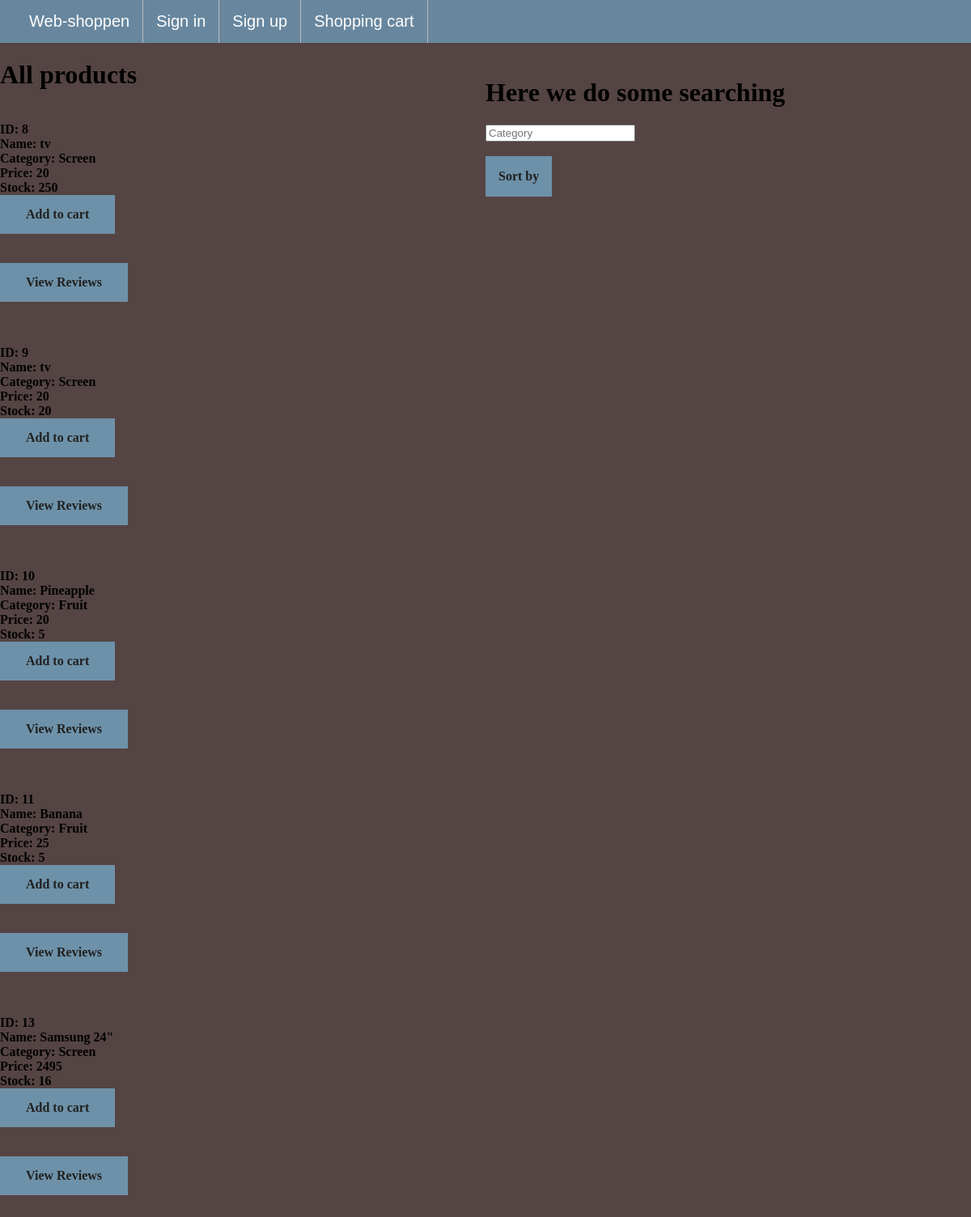
Before: / with the older database file.
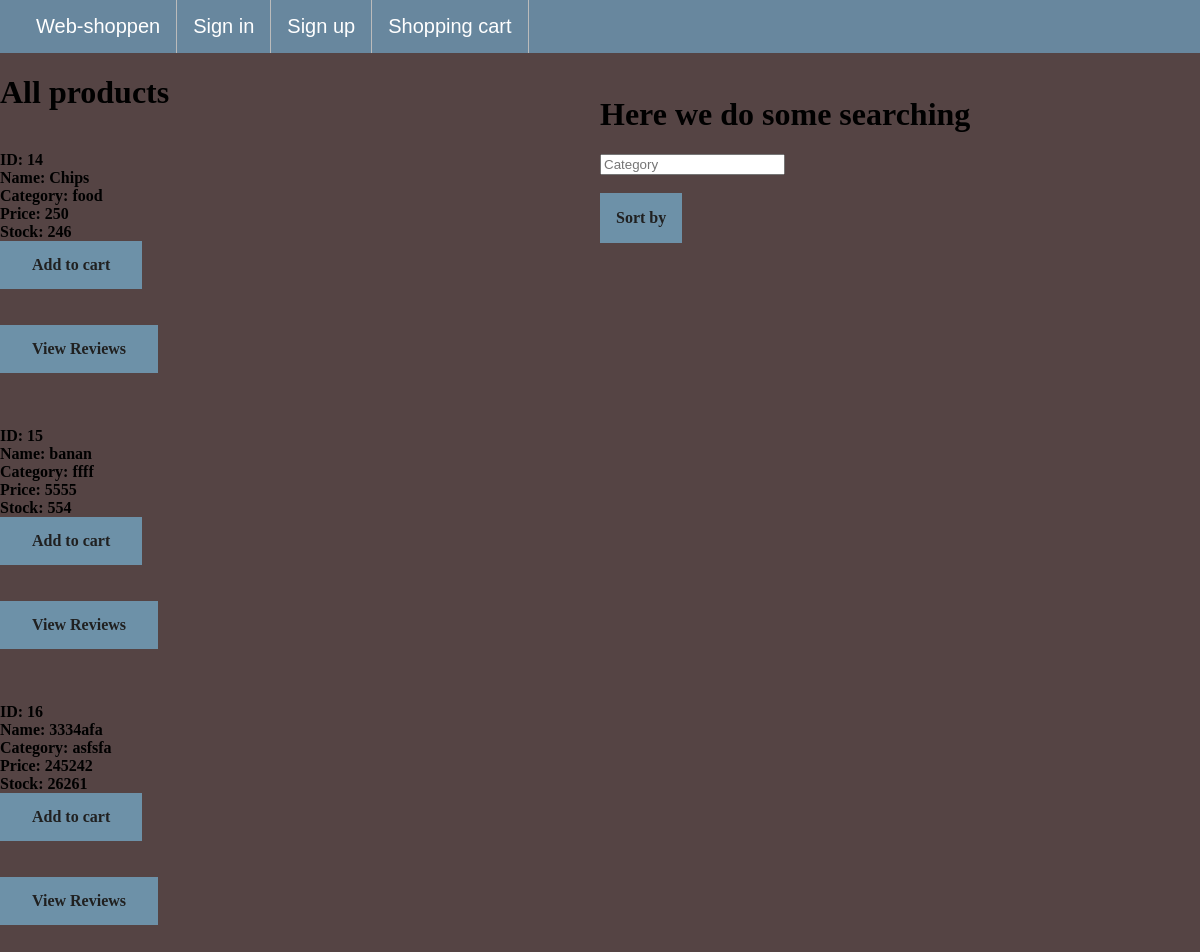
After: the same page with the newer database file.
### tables this page shows
CREATE TABLE `products` (
  `idProduct` int(11) NOT NULL,
  `p_name` varchar(45) DEFAULT NULL,
  `price` int(11) DEFAULT NULL,
  `stock` int(11) DEFAULT NULL,
  `category` varchar(45) DEFAULT NULL
);

### index.php (the view, shortened to what this page needs)
<?php
	include_once 'includes/dbHandler.php';
	include_once 'includes/overlay.php';
?>
<!DOCTYPE html>
<html>
<head>
<link rel="stylesheet" href="design/index.css?v=<?php echo time(); ?>">
</head>
<body>
<div class="search">
	<h1> Here we do some searching </h1>
	<form action = "index.php" method = "POST">
		<input type="text" name="cat" placeholder="Category"><br><br>
		<div class="dropdown">
  		<div class="dropbtn">Sort by</div>
		</div>
	</form>
</div>
<b>
<p>
<?php
	function printer($sql, $sql2, $conn){
		$result = mysqli_query($conn, $sql);
		$checkResult = mysqli_num_rows($result);
		if($checkResult > 0){
			while($row = mysqli_fetch_assoc($result)){
				if($row['stock'] > 0){
					echo "<br>" . "ID: " . $row['idProduct'] . "<br>";
					echo "Name: " . $row['p_name'] . "<br>";
					echo "Category: " . $row['category'] . "<br>";
					echo "Price: " . $row['price'] . "<br>";
					echo "Stock: " . $row['stock'] . "<br>";
					echo "<form action='index.php' method='post'>";
					echo '<button name = "add" class = "button" type="submit" value ='. $row['idProduct'] .'>Add to cart</button>';
					echo "</form>";
					echo "<form action = 'index.php' method = 'POST'>";
					echo '<button onclick = "openmodal('.$row['idProduct'].')" type="button" class = "myBtn button"  > View Reviews</button>';
					echo '</form>';
				}
			}
		}
	}
	$sql = "SELECT * FROM products";
	if(isset($_POST["btnCat"])){
		if(!empty($_POST["cat"])){
			echo "<h1> Viewing all " . $cat . "</h1>";
		}else{
			echo "<h1> All products </h1>";
		}
	}elseif(isset($_POST["pLf"])){
		echo "<h1> Viewing products lowest to highest </h1>";
		$sql = $sql .  " ORDER BY price ASC";
	}elseif(isset($_POST["pHf"])){
		echo "<h1> Viewing products highest to lowest </h1>";
		$sql = $sql .  " ORDER BY price DESC";
	}elseif(isset($_POST["nAz"])){
		echo "<h1> Viewing products A-Z </h1>";
		$sql = $sql .  " ORDER BY p_name ASC";
	}elseif(isset($_POST["nZa"])){
		echo "<h1> Viewing products Z-A </h1>";
		$sql = $sql . " ORDER BY p_name DESC";
	}else{
		echo "<h1> All products </h1>";
		$sql = $sql . ";";
	}
	$sql2 = "SELECT * FROM reviews;";
	printer($sql, $sql2, $conn);
?>
</body>
</html>

Changed rows visible on the page:
removed products: idProduct "8", p_name "tv", category "Screen", price "20", stock "250"
removed products: idProduct "9", p_name "tv", category "Screen", price "20", stock "20"
removed products: idProduct "10", p_name "Pineapple", category "Fruit", price "20", stock "5"
removed products: idProduct "11", p_name "Banana", category "Fruit", price "25", stock "5"
no longer on this page (row edited): products: idProduct "13", p_name "Samsung 24\"", category "Screen", price "2495", stock "16"
added products: idProduct "14", p_name "Chips", category "food", price "250", stock "246"
added products: idProduct "15", p_name "banan", category "ffff", price "5555", stock "554"
added products: idProduct "16", p_name "3334afa", category "asfsfa", price "245242", stock "26261"
